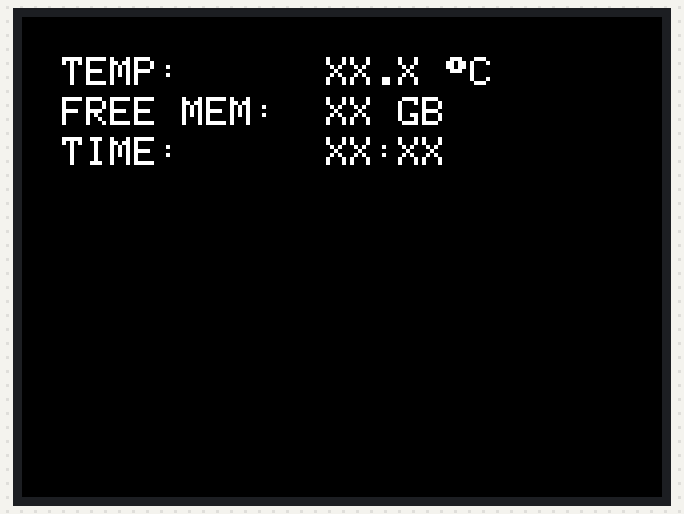
Simulated run of this sketch. Board: Arduino Uno, built with avr-gcc and run on an emulated ATmega328P. On the bench: 320×240 colour display. What the sketch prints to the serial monitor is not drawn.

Above: at 0.3 s.

The sketch:

monitor.ino
```cpp
#include <Adafruit_GFX.h>
#include <MCUFRIEND_kbv.h>
MCUFRIEND_kbv tft;

#define END_OF_TRANSMISSION 0x0D
#define SEPARATOR ','
#define MAX_LINE_LENGTH 24

// DDD.DDD.DDD.DDD
// 999.99 °C
int txt_padding[] = { 20, 40, 60 };
const char *text_form_str[] = {
  "TEMP:      %s \xF7\C",
  "FREE MEM:  %s GB",
  "TIME:      %s"
};
String txt_form[] = { "IP: ", "TEMP: " };

void setup(void) {
  /* Serial init */
  Serial.begin(9600);
  Serial.setTimeout(3000);

  /* Touch screen init */
  uint16_t ID = tft.readID();
  if (ID == 0xD3D3) ID = 0x9481;  //force ID if write-only display
  tft.begin(ID);
  tft.setRotation(3);

  /* Initial render */
  tft.fillScreen(0x0000);
  text_form(0, "XX.X");
  text_form(1, "XX");
  text_form(2, "XX:XX");
  Serial.println("Hello");
}

void loop() {
  if (Serial.available()) {
    char data[30];
    int amount = Serial.readBytesUntil(END_OF_TRANSMISSION, data, 30);
    data[amount] = '\0';

    char *comma_position = strchr(data, SEPARATOR);

    if (comma_position != NULL) {
      int num_length = comma_position - data;
      char num_str[num_length + 1];
      strncpy(num_str, data, num_length);
      num_str[num_length] = '\0';

      int code = atoi(num_str);         // command code
      char *data = comma_position + 1;  // command data

      text_form(code, data);
    }
  }
}

void text_form(int code, char *data) {
  char result[MAX_LINE_LENGTH];
  snprintf(result, MAX_LINE_LENGTH, text_form_str[code], data);
  fill_with_space(result);
  showmsgXY(20, txt_padding[code], 2, NULL, result, 0xFFFF, NULL);
}

/* HELPERS */
void fill_with_space(char *str) {
  int length = strlen(str);
  int spaces_to_add = MAX_LINE_LENGTH - length;

  if (spaces_to_add > 0) {
    for (int i = length; i < MAX_LINE_LENGTH - 1; ++i) {
      str[i] = ' ';
    }
    str[MAX_LINE_LENGTH - 1] = '\0';
  }
}

void showmsgXY(int x, int y, int sz, const GFXfont *f, const char *msg, uint16_t color, uint16_t background_color) {
  int16_t x1, y1;
  uint16_t wid, ht;
  tft.setFont(f);
  tft.setCursor(x, y);
  tft.setTextColor(color, background_color);
  tft.setTextSize(sz);
  tft.print(msg);
}
```
